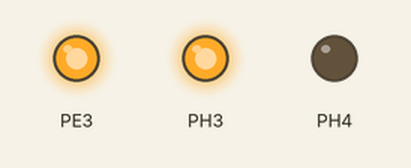
This program was run on a simulated ATmega2560, built with avr-gcc and emulated at 16 MHz (the files do not name the chip). Parts: output pins drawn as LEDs (lit = HIGH).

Above: at 1.0 s.
At 2.5 s:
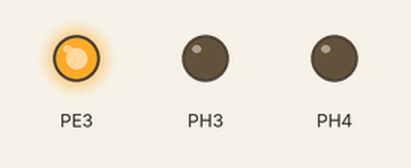
At 4.0 s:
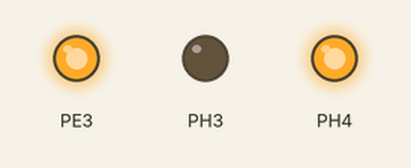
Timing chart, 0 to 6.9 s (numbered marks = the images above):
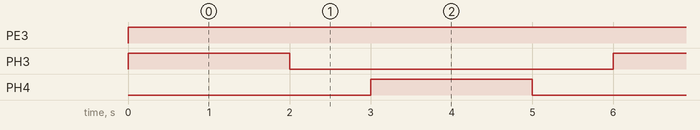

The program:

main.cpp
```cpp
#include <avr/io.h>
#include <util/delay.h>

int main(void) {
    // D5 = PE3 output
    DDRE |= (1 << PE3);

    // D6 = PH3 output
    // D7 = PH4 output
    DDRH |= (1 << PH3) | (1 << PH4);

    while (1) {
        // Forward
        PORTE |= (1 << PE3);   // Enable HIGH
        PORTH |= (1 << PH3);   // IN1 HIGH
        PORTH &= ~(1 << PH4);  // IN2 LOW
        _delay_ms(2000);

        // Stop
        PORTH &= ~(1 << PH3);
        PORTH &= ~(1 << PH4);
        _delay_ms(1000);

        // Reverse
        PORTH &= ~(1 << PH3);  // IN1 LOW
        PORTH |= (1 << PH4);   // IN2 HIGH
        _delay_ms(2000);

        // Stop
        PORTH &= ~(1 << PH3);
        PORTH &= ~(1 << PH4);
        _delay_ms(1000);
    }
}
```

Measured:
- by itself, PE3: LOW → HIGH at 0.00 s
- by itself, PH3, PH4: alternates HIGH for 2.0 s and LOW for 4.0 s
- by itself, everything shown: repeats every 6.0 s, in 4 steps
